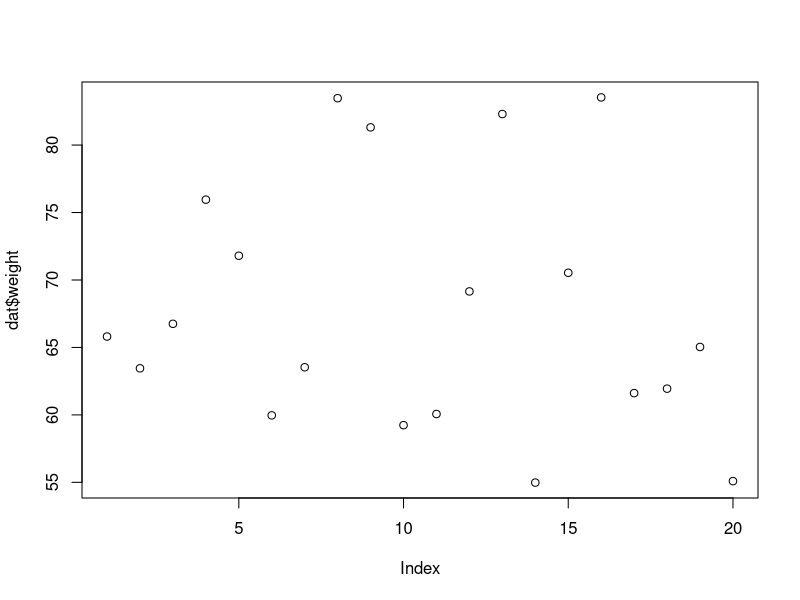
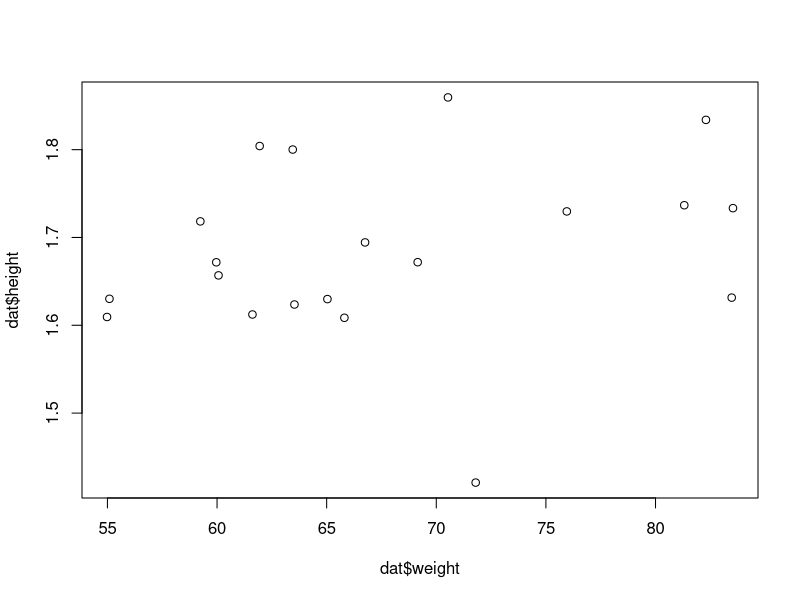
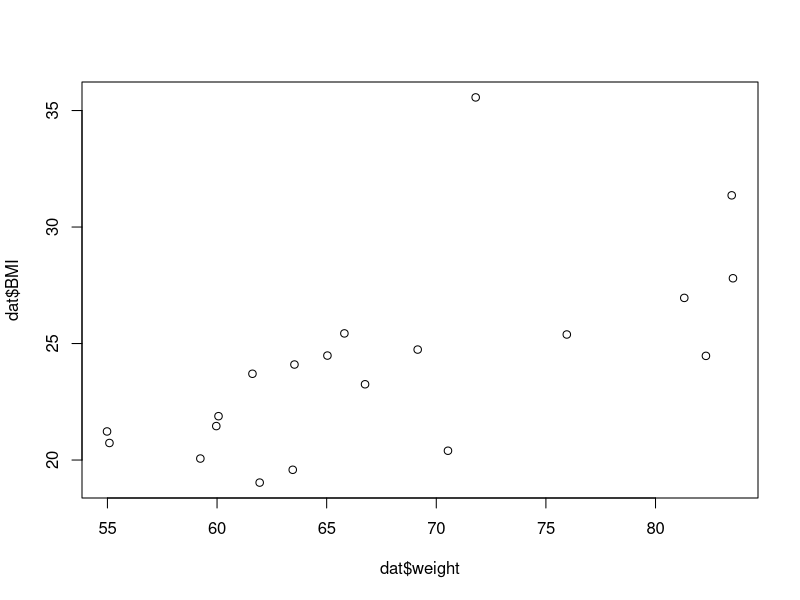
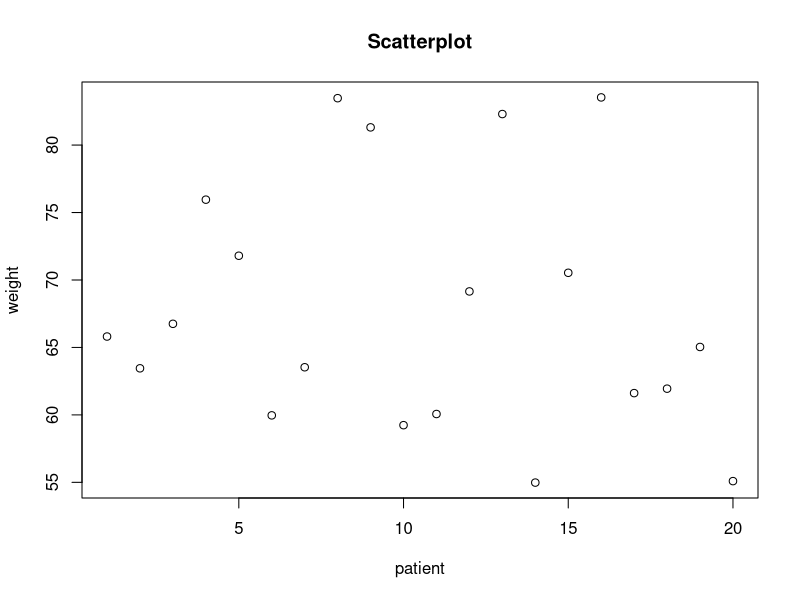
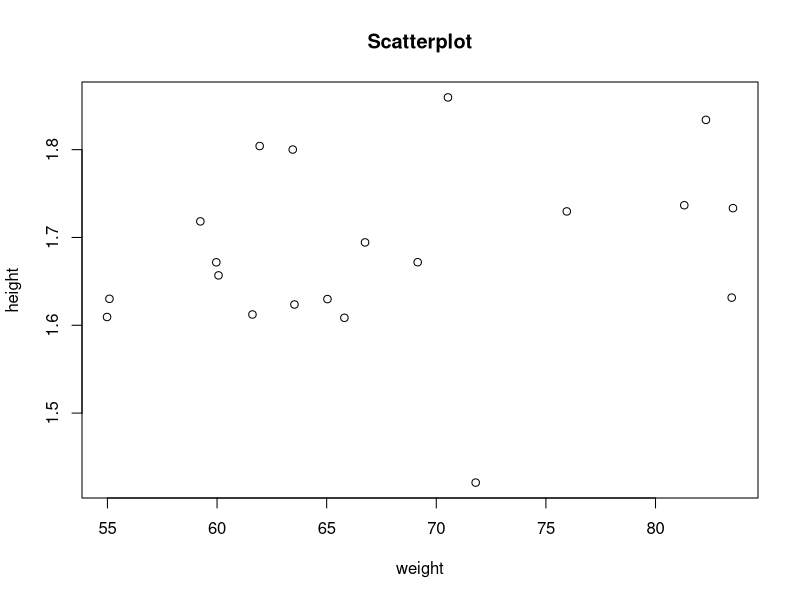
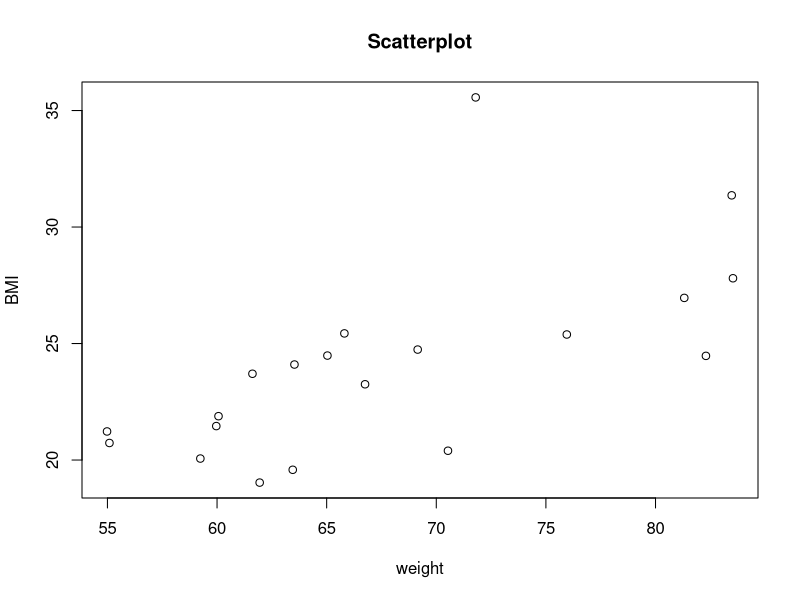
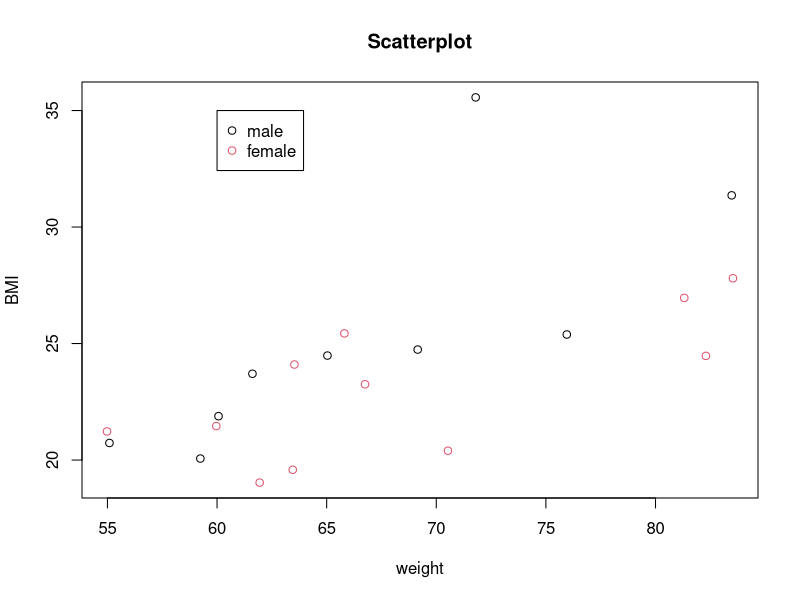
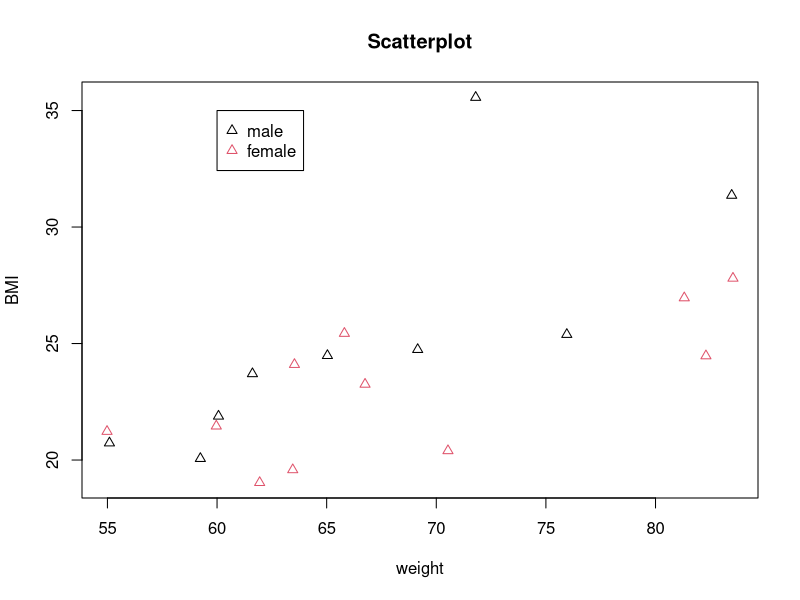

Here is the R script that generated these plots, in order:

#' ## Graphs

library(lattice)

set.seed(2015+1)
patient <- c(1:20)
height <- rnorm(20, 1.70, 0.1)
weight <- rnorm(20, 70, 10)
sex <- sample(1:2, 20, replace = T)
sex <- factor(sex, levels = 1:2, labels = c("male", "female"))

dat <- data.frame(patient, height, weight, sex)
dat$BMI <- dat$weight/(dat$height^2)
dat$weight_65higher <- as.numeric(dat$weight > 65)
dat$weight_65higher <- factor(dat$weight_65higher, levels = 0:1, labels = c("low", "high"))

plot(dat$weight)
plot(dat$weight, dat$height)
plot(dat$weight, dat$BMI)

plot(dat$weight, xlab = "patient", ylab = "weight", main = "Scatterplot")
plot(dat$weight, dat$height, xlab = "weight", ylab = "height", main = "Scatterplot")
plot(dat$weight, dat$BMI, xlab = "weight", ylab = "BMI", main = "Scatterplot")
plot(dat$weight, dat$BMI, col = dat$sex, xlab = "weight", ylab = "BMI", main = "Scatterplot",
     pch = 1)
legend(60,35, c("male", "female"), col = 1:2, pch = 1)
plot(dat$weight, dat$BMI, col = dat$sex, xlab = "weight", ylab = "BMI", main = "Scatterplot",
     pch = 2)
legend(60,35, c("male", "female"), col = 1:2, pch = 2)
plot(dat$weight, xlab = "weight", ylab = "BMI", main = "Scatterplot",
     type = "l")
plot(dat$weight, xlab = "weight", ylab = "BMI", main = "Scatterplot",
     type = "b")

plot(dat$weight, xlab = "weight", ylab = "BMI", main = "Scatterplot",
     type = "o")

plot(dat$weight, xlab = "weight", ylab = "BMI", main = "Scatterplot",
     type = "o", cex.lab=1.2, cex.axis=1.4)

barplot(table(dat$weight_65higher))
barplot(c(1,2,3), names.arg = c('JOhn', 'Paul', 'Ringo') )

boxplot(dat$height, main = "boxplot")
boxplot(height ~ sex, data = dat, main = "boxplot")
boxplot(height ~ sex, data = dat, main = "boxplot", horizontal = TRUE)

dotplot(tapply(dat$weight, dat$sex, mean))

hist(dat$weight)
hist(dat$weight, breaks = seq(50, 85, 2))
hist(dat$weight, breaks = 10)
hist(dat$weight, freq = FALSE)
lines(density(dat$weight))

#pdf(file = 'plot4.pdf')
par(mfrow=c(2,2))
hist(dat$weight, main = "histogram")
hist(dat$height, main = "histogram")
hist(dat$BMI, main = "histogram")
pie(table(dat$sex))
#dev.off()

xyplot(weight ~ BMI | sex, main = "Weight vs BMI per sex", data = dat)
xyplot(weight ~ BMI, group = sex, pch = c(4, 8), col = c(1,1),
       main = "Weight vs BMI per sex", data = dat)
xyplot(weight ~ BMI, group = sex, pch = c(1, 1), col = c(1,2),
       main = "Weight vs BMI per sex", data = dat)
xyplot(weight ~ BMI, group = sex, pch = c(4, 8),
       type = c("smooth", "p"),
       main = "Weight vs BMI per sex", data = dat)
xyplot(weight ~ BMI, group = sex, pch = c(4, 8),
       type = c("smooth", "p"),
       main = "Weight vs BMI per sex", data = dat, ylim = c(55,95))
xyplot(weight ~ BMI | sex, type = c("p", "smooth"),
       main = "Weight vs BMI per sex", ylim = c(55,95), data = dat)
dat$upWeight <- dat$weight + 1.96*sd(dat$weight)
dat$lowWeight <- dat$weight - 1.96*sd(dat$weight)
xyplot(weight + upWeight + lowWeight ~ BMI | sex,
       type = "smooth", col = c(1, 1, 1),
       lwd = c(2, 2, 2), lty = c(1, 2, 2),
       main = "Weight vs BMI per sex",
       ylim = c(35, 110), data = dat)

pairs(dat[,c(2,3,5)])

par(mfrow=c(2,3))
hist(dat$weight, main = "histogram")
boxplot(dat$height, main = "boxplot")
boxplot(height ~ sex, data = dat)
plot(dat$weight, dat$BMI, xlab = "weight",
     ylab = "BMI", main = "Scatterplot")
plot(dat$weight[dat$sex == "female"], ylab = "weight")
points(dat$weight[dat$sex == "male"], col = 2)
lines(dat$weight[dat$sex == "male"], col = 3)
dev.off()
par(mar=c(5.1,4.1, 2, 2.1)) # CHANGE MARGINS
plot(dat$height, dat$weight)
points(x = 1.6, y=65, cex=3)
lines(c(1.5, 1.8), c(55,75), lwd=3, lty=3)
polygon(y=c(60,70, 70, 60),
        x=c(1.5, 1.5, 1.7, 1.7),
        col='#22334488',
        border = 'blue')
segments(x0=c(1.5, 1.6), x1=c(1.6, 1.8), y0=c(60, 70), y1=c(70, 60),
         col='orange', lwd=2)
abline(h=65, lty=2, lwd=3)
abline(v=1.7, lty=2, lwd=3)
abline(a=31, b=21)
text(1.5, 60, "hello")
mtext(side=1, text = "Hi")  # text in margin
axis(side = 3, at=c(1.5, 1.8), labels = c('A', 'B')) # add custom axis
